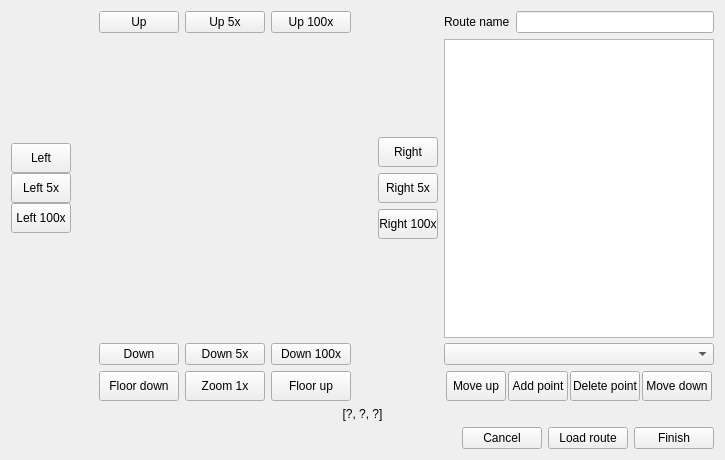
<?xml version="1.0" encoding="UTF-8"?>
<ui version="4.0">
 <class>RouteCreator</class>
 <widget class="QWidget" name="RouteCreator">
  <property name="geometry">
   <rect>
    <x>0</x>
    <y>0</y>
    <width>725</width>
    <height>460</height>
   </rect>
  </property>
  <property name="sizePolicy">
   <sizepolicy hsizetype="Fixed" vsizetype="Fixed">
    <horstretch>0</horstretch>
    <verstretch>0</verstretch>
   </sizepolicy>
  </property>
  <property name="minimumSize">
   <size>
    <width>725</width>
    <height>460</height>
   </size>
  </property>
  <property name="maximumSize">
   <size>
    <width>725</width>
    <height>460</height>
   </size>
  </property>
  <property name="windowTitle">
   <string>RouteCreator</string>
  </property>
  <layout class="QGridLayout" name="gridLayout_2">
   <item row="0" column="0">
    <layout class="QGridLayout" name="gridLayout">
     <item row="2" column="1">
      <layout class="QHBoxLayout" name="horizontalLayout_5">
       <item>
        <spacer name="horizontalSpacer">
         <property name="orientation">
          <enum>Qt::Horizontal</enum>
         </property>
         <property name="sizeHint" stdset="0">
          <size>
           <width>40</width>
           <height>20</height>
          </size>
         </property>
        </spacer>
       </item>
       <item>
        <widget class="QPushButton" name="cancelButton">
         <property name="text">
          <string>Cancel</string>
         </property>
        </widget>
       </item>
       <item>
        <widget class="QPushButton" name="loadRouteButton">
         <property name="text">
          <string>Load route</string>
         </property>
        </widget>
       </item>
       <item>
        <widget class="QPushButton" name="finishButton">
         <property name="text">
          <string>Finish</string>
         </property>
        </widget>
       </item>
      </layout>
     </item>
     <item row="0" column="1">
      <layout class="QGridLayout" name="gridLayout_3">
       <item row="1" column="1">
        <widget class="QLabel" name="imgLabel">
         <property name="enabled">
          <bool>true</bool>
         </property>
         <property name="sizePolicy">
          <sizepolicy hsizetype="Minimum" vsizetype="Minimum">
           <horstretch>0</horstretch>
           <verstretch>0</verstretch>
          </sizepolicy>
         </property>
         <property name="minimumSize">
          <size>
           <width>299</width>
           <height>299</height>
          </size>
         </property>
         <property name="maximumSize">
          <size>
           <width>299</width>
           <height>299</height>
          </size>
         </property>
         <property name="sizeIncrement">
          <size>
           <width>0</width>
           <height>0</height>
          </size>
         </property>
         <property name="baseSize">
          <size>
           <width>0</width>
           <height>0</height>
          </size>
         </property>
         <property name="contextMenuPolicy">
          <enum>Qt::NoContextMenu</enum>
         </property>
         <property name="text">
          <string/>
         </property>
         <property name="scaledContents">
          <bool>false</bool>
         </property>
         <property name="alignment">
          <set>Qt::AlignCenter</set>
         </property>
        </widget>
       </item>
       <item row="1" column="0">
        <layout class="QVBoxLayout" name="verticalLayout">
         <property name="spacing">
          <number>0</number>
         </property>
         <item>
          <spacer name="verticalSpacer_5">
           <property name="orientation">
            <enum>Qt::Vertical</enum>
           </property>
           <property name="sizeHint" stdset="0">
            <size>
             <width>20</width>
             <height>40</height>
            </size>
           </property>
          </spacer>
         </item>
         <item>
          <widget class="QPushButton" name="moveMapLeft_1">
           <property name="sizePolicy">
            <sizepolicy hsizetype="Maximum" vsizetype="Maximum">
             <horstretch>0</horstretch>
             <verstretch>0</verstretch>
            </sizepolicy>
           </property>
           <property name="minimumSize">
            <size>
             <width>60</width>
             <height>30</height>
            </size>
           </property>
           <property name="maximumSize">
            <size>
             <width>80</width>
             <height>30</height>
            </size>
           </property>
           <property name="baseSize">
            <size>
             <width>0</width>
             <height>0</height>
            </size>
           </property>
           <property name="text">
            <string>Left</string>
           </property>
          </widget>
         </item>
         <item>
          <widget class="QPushButton" name="moveMapLeft_2">
           <property name="sizePolicy">
            <sizepolicy hsizetype="Maximum" vsizetype="Maximum">
             <horstretch>0</horstretch>
             <verstretch>0</verstretch>
            </sizepolicy>
           </property>
           <property name="minimumSize">
            <size>
             <width>60</width>
             <height>30</height>
            </size>
           </property>
           <property name="maximumSize">
            <size>
             <width>50</width>
             <height>30</height>
            </size>
           </property>
           <property name="baseSize">
            <size>
             <width>0</width>
             <height>0</height>
            </size>
           </property>
           <property name="text">
            <string>Left 5x</string>
           </property>
          </widget>
         </item>
         <item>
          <widget class="QPushButton" name="moveMapLeft_3">
           <property name="sizePolicy">
            <sizepolicy hsizetype="Minimum" vsizetype="Minimum">
             <horstretch>0</horstretch>
             <verstretch>0</verstretch>
            </sizepolicy>
           </property>
           <property name="minimumSize">
            <size>
             <width>60</width>
             <height>30</height>
            </size>
           </property>
           <property name="maximumSize">
            <size>
             <width>60</width>
             <height>30</height>
            </size>
           </property>
           <property name="baseSize">
            <size>
             <width>0</width>
             <height>0</height>
            </size>
           </property>
           <property name="text">
            <string>Left 100x</string>
           </property>
          </widget>
         </item>
         <item>
          <spacer name="verticalSpacer_3">
           <property name="orientation">
            <enum>Qt::Vertical</enum>
           </property>
           <property name="sizeHint" stdset="0">
            <size>
             <width>20</width>
             <height>40</height>
            </size>
           </property>
          </spacer>
         </item>
        </layout>
       </item>
       <item row="3" column="3">
        <layout class="QHBoxLayout" name="horizontalLayout_4">
         <property name="spacing">
          <number>0</number>
         </property>
         <property name="topMargin">
          <number>0</number>
         </property>
         <property name="rightMargin">
          <number>0</number>
         </property>
         <item>
          <widget class="QPushButton" name="movePointUpButton">
           <property name="sizePolicy">
            <sizepolicy hsizetype="Fixed" vsizetype="Fixed">
             <horstretch>0</horstretch>
             <verstretch>0</verstretch>
            </sizepolicy>
           </property>
           <property name="maximumSize">
            <size>
             <width>60</width>
             <height>30</height>
            </size>
           </property>
           <property name="text">
            <string>Move up</string>
           </property>
          </widget>
         </item>
         <item>
          <widget class="QPushButton" name="addPointButton">
           <property name="sizePolicy">
            <sizepolicy hsizetype="Fixed" vsizetype="Fixed">
             <horstretch>0</horstretch>
             <verstretch>0</verstretch>
            </sizepolicy>
           </property>
           <property name="maximumSize">
            <size>
             <width>60</width>
             <height>30</height>
            </size>
           </property>
           <property name="text">
            <string>Add point</string>
           </property>
          </widget>
         </item>
         <item>
          <widget class="QPushButton" name="deletePointButton">
           <property name="sizePolicy">
            <sizepolicy hsizetype="Fixed" vsizetype="Fixed">
             <horstretch>0</horstretch>
             <verstretch>0</verstretch>
            </sizepolicy>
           </property>
           <property name="maximumSize">
            <size>
             <width>70</width>
             <height>30</height>
            </size>
           </property>
           <property name="text">
            <string>Delete point</string>
           </property>
          </widget>
         </item>
         <item>
          <widget class="QPushButton" name="movePointDownButton">
           <property name="sizePolicy">
            <sizepolicy hsizetype="Fixed" vsizetype="Fixed">
             <horstretch>15</horstretch>
             <verstretch>10</verstretch>
            </sizepolicy>
           </property>
           <property name="maximumSize">
            <size>
             <width>70</width>
             <height>30</height>
            </size>
           </property>
           <property name="text">
            <string>Move down</string>
           </property>
          </widget>
         </item>
        </layout>
       </item>
       <item row="1" column="2">
        <layout class="QVBoxLayout" name="verticalLayout_2">
         <item>
          <spacer name="verticalSpacer">
           <property name="orientation">
            <enum>Qt::Vertical</enum>
           </property>
           <property name="sizeHint" stdset="0">
            <size>
             <width>20</width>
             <height>40</height>
            </size>
           </property>
          </spacer>
         </item>
         <item>
          <widget class="QPushButton" name="moveMapRight_1">
           <property name="sizePolicy">
            <sizepolicy hsizetype="Maximum" vsizetype="Maximum">
             <horstretch>0</horstretch>
             <verstretch>0</verstretch>
            </sizepolicy>
           </property>
           <property name="minimumSize">
            <size>
             <width>60</width>
             <height>30</height>
            </size>
           </property>
           <property name="maximumSize">
            <size>
             <width>60</width>
             <height>30</height>
            </size>
           </property>
           <property name="layoutDirection">
            <enum>Qt::LeftToRight</enum>
           </property>
           <property name="text">
            <string>Right</string>
           </property>
          </widget>
         </item>
         <item>
          <widget class="QPushButton" name="moveMapRight_2">
           <property name="sizePolicy">
            <sizepolicy hsizetype="Maximum" vsizetype="Maximum">
             <horstretch>0</horstretch>
             <verstretch>0</verstretch>
            </sizepolicy>
           </property>
           <property name="minimumSize">
            <size>
             <width>60</width>
             <height>30</height>
            </size>
           </property>
           <property name="maximumSize">
            <size>
             <width>60</width>
             <height>30</height>
            </size>
           </property>
           <property name="text">
            <string>Right 5x</string>
           </property>
          </widget>
         </item>
         <item>
          <widget class="QPushButton" name="moveMapRight_3">
           <property name="sizePolicy">
            <sizepolicy hsizetype="Maximum" vsizetype="Maximum">
             <horstretch>0</horstretch>
             <verstretch>0</verstretch>
            </sizepolicy>
           </property>
           <property name="minimumSize">
            <size>
             <width>60</width>
             <height>30</height>
            </size>
           </property>
           <property name="maximumSize">
            <size>
             <width>60</width>
             <height>30</height>
            </size>
           </property>
           <property name="text">
            <string>Right 100x</string>
           </property>
          </widget>
         </item>
         <item>
          <spacer name="verticalSpacer_2">
           <property name="orientation">
            <enum>Qt::Vertical</enum>
           </property>
           <property name="sizeHint" stdset="0">
            <size>
             <width>20</width>
             <height>40</height>
            </size>
           </property>
          </spacer>
         </item>
        </layout>
       </item>
       <item row="2" column="3">
        <widget class="QComboBox" name="fieldTypesBox"/>
       </item>
       <item row="4" column="0" colspan="4">
        <layout class="QHBoxLayout" name="horizontalLayout_7">
         <item>
          <widget class="QLabel" name="positionCordinateLabel">
           <property name="sizePolicy">
            <sizepolicy hsizetype="Expanding" vsizetype="Expanding">
             <horstretch>0</horstretch>
             <verstretch>0</verstretch>
            </sizepolicy>
           </property>
           <property name="maximumSize">
            <size>
             <width>16777215</width>
             <height>20</height>
            </size>
           </property>
           <property name="text">
            <string>[?, ?, ?]</string>
           </property>
           <property name="alignment">
            <set>Qt::AlignCenter</set>
           </property>
          </widget>
         </item>
        </layout>
       </item>
       <item row="1" column="3">
        <widget class="QListWidget" name="pointsList">
         <property name="sizePolicy">
          <sizepolicy hsizetype="Fixed" vsizetype="Fixed">
           <horstretch>0</horstretch>
           <verstretch>0</verstretch>
          </sizepolicy>
         </property>
         <property name="minimumSize">
          <size>
           <width>270</width>
           <height>299</height>
          </size>
         </property>
         <property name="maximumSize">
          <size>
           <width>270</width>
           <height>500</height>
          </size>
         </property>
        </widget>
       </item>
       <item row="3" column="0" colspan="3">
        <layout class="QHBoxLayout" name="horizontalLayout_3">
         <property name="sizeConstraint">
          <enum>QLayout::SetDefaultConstraint</enum>
         </property>
         <item>
          <spacer name="horizontalSpacer_6">
           <property name="orientation">
            <enum>Qt::Horizontal</enum>
           </property>
           <property name="sizeHint" stdset="0">
            <size>
             <width>40</width>
             <height>20</height>
            </size>
           </property>
          </spacer>
         </item>
         <item>
          <widget class="QPushButton" name="lowerFloor">
           <property name="sizePolicy">
            <sizepolicy hsizetype="Fixed" vsizetype="Fixed">
             <horstretch>0</horstretch>
             <verstretch>0</verstretch>
            </sizepolicy>
           </property>
           <property name="minimumSize">
            <size>
             <width>80</width>
             <height>30</height>
            </size>
           </property>
           <property name="maximumSize">
            <size>
             <width>80</width>
             <height>30</height>
            </size>
           </property>
           <property name="text">
            <string>Floor down</string>
           </property>
          </widget>
         </item>
         <item>
          <widget class="QPushButton" name="zoomButton">
           <property name="sizePolicy">
            <sizepolicy hsizetype="Fixed" vsizetype="Fixed">
             <horstretch>0</horstretch>
             <verstretch>0</verstretch>
            </sizepolicy>
           </property>
           <property name="maximumSize">
            <size>
             <width>80</width>
             <height>30</height>
            </size>
           </property>
           <property name="text">
            <string>Zoom 1x</string>
           </property>
          </widget>
         </item>
         <item>
          <widget class="QPushButton" name="upFloor">
           <property name="sizePolicy">
            <sizepolicy hsizetype="Fixed" vsizetype="Fixed">
             <horstretch>0</horstretch>
             <verstretch>0</verstretch>
            </sizepolicy>
           </property>
           <property name="maximumSize">
            <size>
             <width>80</width>
             <height>30</height>
            </size>
           </property>
           <property name="text">
            <string>Floor up</string>
           </property>
          </widget>
         </item>
         <item>
          <spacer name="horizontalSpacer_7">
           <property name="orientation">
            <enum>Qt::Horizontal</enum>
           </property>
           <property name="sizeHint" stdset="0">
            <size>
             <width>40</width>
             <height>20</height>
            </size>
           </property>
          </spacer>
         </item>
        </layout>
       </item>
       <item row="2" column="0" colspan="3">
        <layout class="QHBoxLayout" name="horizontalLayout_2">
         <property name="sizeConstraint">
          <enum>QLayout::SetFixedSize</enum>
         </property>
         <item>
          <spacer name="horizontalSpacer_3">
           <property name="orientation">
            <enum>Qt::Horizontal</enum>
           </property>
           <property name="sizeHint" stdset="0">
            <size>
             <width>40</width>
             <height>20</height>
            </size>
           </property>
          </spacer>
         </item>
         <item>
          <widget class="QPushButton" name="moveMapDown_1">
           <property name="sizePolicy">
            <sizepolicy hsizetype="Fixed" vsizetype="Fixed">
             <horstretch>0</horstretch>
             <verstretch>0</verstretch>
            </sizepolicy>
           </property>
           <property name="maximumSize">
            <size>
             <width>80</width>
             <height>30</height>
            </size>
           </property>
           <property name="text">
            <string>Down</string>
           </property>
          </widget>
         </item>
         <item>
          <widget class="QPushButton" name="moveMapDown_2">
           <property name="sizePolicy">
            <sizepolicy hsizetype="Fixed" vsizetype="Fixed">
             <horstretch>0</horstretch>
             <verstretch>0</verstretch>
            </sizepolicy>
           </property>
           <property name="maximumSize">
            <size>
             <width>80</width>
             <height>30</height>
            </size>
           </property>
           <property name="text">
            <string>Down 5x</string>
           </property>
          </widget>
         </item>
         <item>
          <widget class="QPushButton" name="moveMapDown_3">
           <property name="sizePolicy">
            <sizepolicy hsizetype="Fixed" vsizetype="Fixed">
             <horstretch>0</horstretch>
             <verstretch>0</verstretch>
            </sizepolicy>
           </property>
           <property name="maximumSize">
            <size>
             <width>80</width>
             <height>50</height>
            </size>
           </property>
           <property name="text">
            <string>Down 100x</string>
           </property>
          </widget>
         </item>
         <item>
          <spacer name="horizontalSpacer_2">
           <property name="orientation">
            <enum>Qt::Horizontal</enum>
           </property>
           <property name="sizeHint" stdset="0">
            <size>
             <width>40</width>
             <height>20</height>
            </size>
           </property>
          </spacer>
         </item>
        </layout>
       </item>
       <item row="0" column="0" colspan="3">
        <layout class="QHBoxLayout" name="horizontalLayout">
         <item>
          <spacer name="horizontalSpacer_4">
           <property name="orientation">
            <enum>Qt::Horizontal</enum>
           </property>
           <property name="sizeHint" stdset="0">
            <size>
             <width>40</width>
             <height>20</height>
            </size>
           </property>
          </spacer>
         </item>
         <item alignment="Qt::AlignVCenter">
          <widget class="QPushButton" name="moveMapUp_1">
           <property name="sizePolicy">
            <sizepolicy hsizetype="Maximum" vsizetype="Minimum">
             <horstretch>0</horstretch>
             <verstretch>0</verstretch>
            </sizepolicy>
           </property>
           <property name="maximumSize">
            <size>
             <width>80</width>
             <height>30</height>
            </size>
           </property>
           <property name="text">
            <string>Up</string>
           </property>
          </widget>
         </item>
         <item>
          <widget class="QPushButton" name="moveMapUp_2">
           <property name="sizePolicy">
            <sizepolicy hsizetype="Fixed" vsizetype="Minimum">
             <horstretch>0</horstretch>
             <verstretch>0</verstretch>
            </sizepolicy>
           </property>
           <property name="maximumSize">
            <size>
             <width>80</width>
             <height>30</height>
            </size>
           </property>
           <property name="text">
            <string>Up 5x</string>
           </property>
          </widget>
         </item>
         <item>
          <widget class="QPushButton" name="moveMapUp_3">
           <property name="sizePolicy">
            <sizepolicy hsizetype="Fixed" vsizetype="Fixed">
             <horstretch>0</horstretch>
             <verstretch>0</verstretch>
            </sizepolicy>
           </property>
           <property name="maximumSize">
            <size>
             <width>80</width>
             <height>30</height>
            </size>
           </property>
           <property name="text">
            <string>Up 100x</string>
           </property>
          </widget>
         </item>
         <item>
          <spacer name="horizontalSpacer_5">
           <property name="orientation">
            <enum>Qt::Horizontal</enum>
           </property>
           <property name="sizeHint" stdset="0">
            <size>
             <width>40</width>
             <height>20</height>
            </size>
           </property>
          </spacer>
         </item>
        </layout>
       </item>
       <item row="0" column="3">
        <layout class="QHBoxLayout" name="horizontalLayout_8">
         <item>
          <widget class="QLabel" name="nameLabel">
           <property name="text">
            <string>Route name</string>
           </property>
          </widget>
         </item>
         <item>
          <widget class="QLineEdit" name="nameEditField">
           <property name="maxLength">
            <number>50</number>
           </property>
          </widget>
         </item>
        </layout>
       </item>
      </layout>
     </item>
    </layout>
   </item>
  </layout>
 </widget>
 <layoutdefault spacing="6" margin="11"/>
 <resources/>
 <connections>
  <connection>
   <sender>upFloor</sender>
   <signal>clicked()</signal>
   <receiver>RouteCreator</receiver>
   <slot>floorChanged()</slot>
   <hints>
    <hint type="sourcelabel">
     <x>345</x>
     <y>395</y>
    </hint>
    <hint type="destinationlabel">
     <x>482</x>
     <y>224</y>
    </hint>
   </hints>
  </connection>
  <connection>
   <sender>lowerFloor</sender>
   <signal>clicked()</signal>
   <receiver>RouteCreator</receiver>
   <slot>floorChanged()</slot>
   <hints>
    <hint type="sourcelabel">
     <x>168</x>
     <y>395</y>
    </hint>
    <hint type="destinationlabel">
     <x>482</x>
     <y>224</y>
    </hint>
   </hints>
  </connection>
  <connection>
   <sender>moveMapUp_3</sender>
   <signal>clicked()</signal>
   <receiver>RouteCreator</receiver>
   <slot>mapMoved()</slot>
   <hints>
    <hint type="sourcelabel">
     <x>342</x>
     <y>34</y>
    </hint>
    <hint type="destinationlabel">
     <x>493</x>
     <y>0</y>
    </hint>
   </hints>
  </connection>
  <connection>
   <sender>moveMapLeft_1</sender>
   <signal>clicked()</signal>
   <receiver>RouteCreator</receiver>
   <slot>mapMoved()</slot>
   <hints>
    <hint type="sourcelabel">
     <x>71</x>
     <y>169</y>
    </hint>
    <hint type="destinationlabel">
     <x>27</x>
     <y>0</y>
    </hint>
   </hints>
  </connection>
  <connection>
   <sender>moveMapLeft_2</sender>
   <signal>clicked()</signal>
   <receiver>RouteCreator</receiver>
   <slot>mapMoved()</slot>
   <hints>
    <hint type="sourcelabel">
     <x>71</x>
     <y>199</y>
    </hint>
    <hint type="destinationlabel">
     <x>49</x>
     <y>0</y>
    </hint>
   </hints>
  </connection>
  <connection>
   <sender>moveMapDown_2</sender>
   <signal>clicked()</signal>
   <receiver>RouteCreator</receiver>
   <slot>mapMoved()</slot>
   <hints>
    <hint type="sourcelabel">
     <x>261</x>
     <y>357</y>
    </hint>
    <hint type="destinationlabel">
     <x>345</x>
     <y>499</y>
    </hint>
   </hints>
  </connection>
  <connection>
   <sender>moveMapUp_2</sender>
   <signal>clicked()</signal>
   <receiver>RouteCreator</receiver>
   <slot>mapMoved()</slot>
   <hints>
    <hint type="sourcelabel">
     <x>261</x>
     <y>34</y>
    </hint>
    <hint type="destinationlabel">
     <x>263</x>
     <y>0</y>
    </hint>
   </hints>
  </connection>
  <connection>
   <sender>moveMapRight_1</sender>
   <signal>clicked()</signal>
   <receiver>RouteCreator</receiver>
   <slot>mapMoved()</slot>
   <hints>
    <hint type="sourcelabel">
     <x>436</x>
     <y>163</y>
    </hint>
    <hint type="destinationlabel">
     <x>437</x>
     <y>0</y>
    </hint>
   </hints>
  </connection>
  <connection>
   <sender>moveMapRight_2</sender>
   <signal>clicked()</signal>
   <receiver>RouteCreator</receiver>
   <slot>mapMoved()</slot>
   <hints>
    <hint type="sourcelabel">
     <x>436</x>
     <y>199</y>
    </hint>
    <hint type="destinationlabel">
     <x>657</x>
     <y>0</y>
    </hint>
   </hints>
  </connection>
  <connection>
   <sender>moveMapRight_3</sender>
   <signal>clicked()</signal>
   <receiver>RouteCreator</receiver>
   <slot>mapMoved()</slot>
   <hints>
    <hint type="sourcelabel">
     <x>436</x>
     <y>235</y>
    </hint>
    <hint type="destinationlabel">
     <x>797</x>
     <y>0</y>
    </hint>
   </hints>
  </connection>
  <connection>
   <sender>moveMapDown_1</sender>
   <signal>clicked()</signal>
   <receiver>RouteCreator</receiver>
   <slot>mapMoved()</slot>
   <hints>
    <hint type="sourcelabel">
     <x>168</x>
     <y>357</y>
    </hint>
    <hint type="destinationlabel">
     <x>115</x>
     <y>492</y>
    </hint>
   </hints>
  </connection>
  <connection>
   <sender>moveMapDown_3</sender>
   <signal>clicked()</signal>
   <receiver>RouteCreator</receiver>
   <slot>mapMoved()</slot>
   <hints>
    <hint type="sourcelabel">
     <x>342</x>
     <y>357</y>
    </hint>
    <hint type="destinationlabel">
     <x>516</x>
     <y>495</y>
    </hint>
   </hints>
  </connection>
  <connection>
   <sender>moveMapUp_1</sender>
   <signal>clicked()</signal>
   <receiver>RouteCreator</receiver>
   <slot>mapMoved()</slot>
   <hints>
    <hint type="sourcelabel">
     <x>168</x>
     <y>34</y>
    </hint>
    <hint type="destinationlabel">
     <x>104</x>
     <y>0</y>
    </hint>
   </hints>
  </connection>
  <connection>
   <sender>moveMapLeft_3</sender>
   <signal>clicked()</signal>
   <receiver>RouteCreator</receiver>
   <slot>mapMoved()</slot>
   <hints>
    <hint type="sourcelabel">
     <x>71</x>
     <y>229</y>
    </hint>
    <hint type="destinationlabel">
     <x>247</x>
     <y>0</y>
    </hint>
   </hints>
  </connection>
  <connection>
   <sender>addPointButton</sender>
   <signal>clicked()</signal>
   <receiver>RouteCreator</receiver>
   <slot>addPoint()</slot>
   <hints>
    <hint type="sourcelabel">
     <x>566</x>
     <y>395</y>
    </hint>
    <hint type="destinationlabel">
     <x>371</x>
     <y>205</y>
    </hint>
   </hints>
  </connection>
  <connection>
   <sender>zoomButton</sender>
   <signal>clicked()</signal>
   <receiver>RouteCreator</receiver>
   <slot>zoomChanged()</slot>
   <hints>
    <hint type="sourcelabel">
     <x>263</x>
     <y>395</y>
    </hint>
    <hint type="destinationlabel">
     <x>398</x>
     <y>298</y>
    </hint>
   </hints>
  </connection>
  <connection>
   <sender>deletePointButton</sender>
   <signal>clicked()</signal>
   <receiver>RouteCreator</receiver>
   <slot>deletePoint()</slot>
   <hints>
    <hint type="sourcelabel">
     <x>637</x>
     <y>395</y>
    </hint>
    <hint type="destinationlabel">
     <x>398</x>
     <y>298</y>
    </hint>
   </hints>
  </connection>
  <connection>
   <sender>pointsList</sender>
   <signal>itemSelectionChanged()</signal>
   <receiver>RouteCreator</receiver>
   <slot>selectedItemOnListChanged()</slot>
   <hints>
    <hint type="sourcelabel">
     <x>609</x>
     <y>212</y>
    </hint>
    <hint type="destinationlabel">
     <x>-2</x>
     <y>33</y>
    </hint>
   </hints>
  </connection>
  <connection>
   <sender>movePointDownButton</sender>
   <signal>clicked()</signal>
   <receiver>RouteCreator</receiver>
   <slot>movePointOnList()</slot>
   <hints>
    <hint type="sourcelabel">
     <x>708</x>
     <y>395</y>
    </hint>
    <hint type="destinationlabel">
     <x>384</x>
     <y>212</y>
    </hint>
   </hints>
  </connection>
  <connection>
   <sender>movePointUpButton</sender>
   <signal>clicked()</signal>
   <receiver>RouteCreator</receiver>
   <slot>movePointOnList()</slot>
   <hints>
    <hint type="sourcelabel">
     <x>505</x>
     <y>395</y>
    </hint>
    <hint type="destinationlabel">
     <x>384</x>
     <y>212</y>
    </hint>
   </hints>
  </connection>
  <connection>
   <sender>cancelButton</sender>
   <signal>clicked()</signal>
   <receiver>RouteCreator</receiver>
   <slot>cancelButtonPressed()</slot>
   <hints>
    <hint type="sourcelabel">
     <x>551</x>
     <y>448</y>
    </hint>
    <hint type="destinationlabel">
     <x>362</x>
     <y>232</y>
    </hint>
   </hints>
  </connection>
  <connection>
   <sender>finishButton</sender>
   <signal>clicked()</signal>
   <receiver>RouteCreator</receiver>
   <slot>finishButtonPressed()</slot>
   <hints>
    <hint type="sourcelabel">
     <x>713</x>
     <y>448</y>
    </hint>
    <hint type="destinationlabel">
     <x>362</x>
     <y>232</y>
    </hint>
   </hints>
  </connection>
  <connection>
   <sender>loadRouteButton</sender>
   <signal>clicked()</signal>
   <receiver>RouteCreator</receiver>
   <slot>loadRouteButtonPressed()</slot>
   <hints>
    <hint type="sourcelabel">
     <x>632</x>
     <y>448</y>
    </hint>
    <hint type="destinationlabel">
     <x>362</x>
     <y>232</y>
    </hint>
   </hints>
  </connection>
 </connections>
 <slots>
  <signal>signal1()</signal>
  <slot>addPoint()</slot>
  <slot>zoomChanged()</slot>
  <slot>deletePoint()</slot>
  <slot>selectedItemOnListChanged()</slot>
  <slot>movePointOnList()</slot>
  <slot>cancelButtonPressed()</slot>
  <slot>finishButtonPressed()</slot>
  <slot>loadRouteButtonPressed()</slot>
  <slot>mapMoved()</slot>
  <slot>floorChanged()</slot>
 </slots>
</ui>
